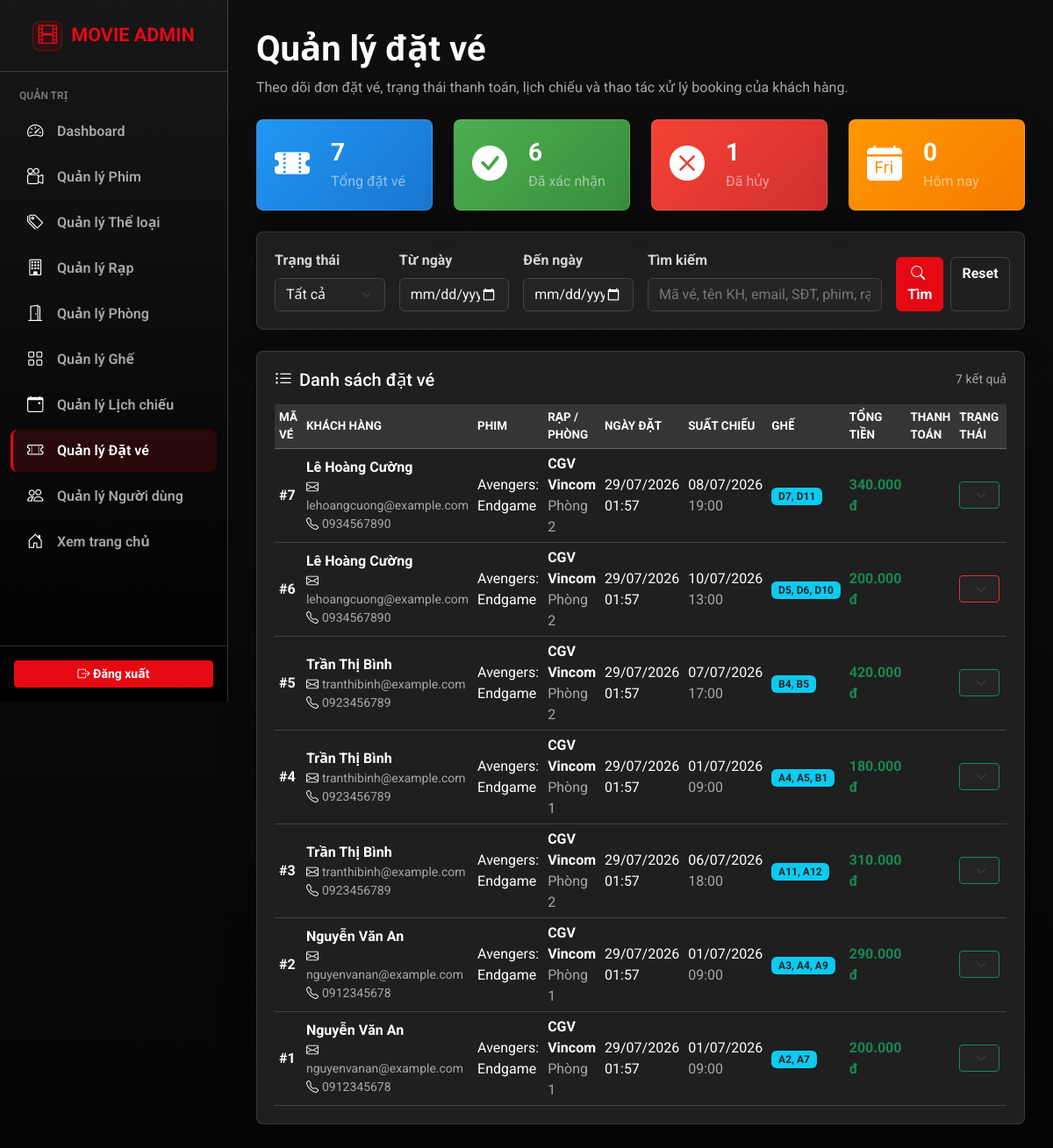
The app's page /frontend/admin/manage_booking.php (signed in) with its own data.
### tables this page shows
CREATE TABLE bookings
(
    id                INT PRIMARY KEY AUTO_INCREMENT,
    user_id           INT            NOT NULL,
    total_price       DECIMAL(10, 2) NOT NULL,
    payment_method_id ENUM ('momo', 'vnpay', 'bank_transfer'),
    status            ENUM ('pending', 'paid', 'canceled') DEFAULT 'pending',
    created_at        TIMESTAMP                            DEFAULT CURRENT_TIMESTAMP,
    updated_at        TIMESTAMP                            DEFAULT CURRENT_TIMESTAMP ON UPDATE CURRENT_TIMESTAMP,
    FOREIGN KEY (user_id) REFERENCES users (id) ON DELETE CASCADE,
    INDEX idx_status (status)
);

CREATE TABLE users
(
    id             INT PRIMARY KEY AUTO_INCREMENT,
    first_name     VARCHAR(50)  NOT NULL,
    last_name      VARCHAR(50)  NOT NULL,
    email          VARCHAR(100) NOT NULL UNIQUE,
    password       VARCHAR(255) NOT NULL,
    phone          VARCHAR(20)  NOT NULL UNIQUE,
    birth_date     DATE         NULL,
    role           ENUM ('admin', 'user') DEFAULT 'user',
    remember_token VARCHAR(100) NULL,
    created_at     TIMESTAMP              DEFAULT CURRENT_TIMESTAMP,
    updated_at     TIMESTAMP              DEFAULT CURRENT_TIMESTAMP ON UPDATE CURRENT_TIMESTAMP
);

### frontend/admin/manage_booking.php (the view, shortened to what the rows shown need)
<?php
require_once '../../backend/app/init.php';
require_once 'admin_header.php';
require_once 'admin_sidebar.php';
$controller = new BookingController();
$filters = [
    'status' => $_GET['status'] ?? '',
    'from_date' => $_GET['from_date'] ?? '',
    'to_date' => $_GET['to_date'] ?? '',
    'search' => $_GET['search'] ?? ''
];
$bookings = $controller->getAdminBookings($filters);
$queryParams = array_filter($filters, function ($value) {
    return trim((string)$value) !== '';
});
$formAction = 'manage_booking.php' . (!empty($queryParams) ? '?' . http_build_query($queryParams) : '');
?>
<div class="container-fluid admin-booking-page">
    <div class="admin-page-header d-flex flex-column flex-lg-row justify-content-between align-items-start gap-3 mb-4">
        <div>
            <h1 class="mb-0 text-white fw-bold">Quản lý đặt vé</h1>
        </div>
    </div>
    <div class="admin-card">
        <div class="table-responsive">
            <table class="table table-hover table-sm admin-table admin-booking-table align-middle mb-0">
                <thead>
                    <tr>
                        <th>Mã vé</th>
                        <th>Khách hàng</th>
                        <th>Phim</th>
                        <th>Rạp / Phòng</th>
                        <th>Ngày đặt</th>
                        <th>Suất chiếu</th>
                        <th>Ghế</th>
                        <th>Tổng tiền</th>
                        <th>Thanh toán</th>
                        <th>Trạng thái</th>
                        <th class="text-center">Thao tác</th>
                    </tr>
                </thead>
                <tbody>
                    <?php if (empty($bookings)): ?>
                        <tr>
                            <td colspan="11">
                                <div class="admin-empty d-flex align-items-center justify-content-center gap-2">
                                    <i class="bi bi-ticket-perforated"></i>
                                    <span>Không tìm thấy booking phù hợp.</span>
                                </div>
                            </td>
                        </tr>
                    <?php else: ?>
                        <?php foreach ($bookings as $booking): ?>
                            <tr>
                                <td><strong>#<?= (int)$booking['id'] ?></strong></td>
                                <td>
                                    <div class="fw-bold text-white">
                                        <?= htmlspecialchars(trim($booking['first_name'] . ' ' . $booking['last_name'])) ?>
                                    </div>
                                    <div class="text-muted small">
                                        <i class="bi bi-envelope me-1"></i><?= htmlspecialchars($booking['email']) ?>
                                    </div>
                                    <div class="text-muted small">
                                        <i class="bi bi-telephone me-1"></i><?= htmlspecialchars($booking['phone']) ?>
                                    </div>
                                </td>
                                <td><?= htmlspecialchars($booking['movie_title'] ?: 'Chưa có dữ liệu') ?></td>
                                <td>
                                    <strong><?= htmlspecialchars($booking['theatre_name'] ?: 'Chưa có dữ liệu') ?></strong>
                                    <br><span class="text-muted"><?= htmlspecialchars($booking['room_name'] ?: 'Chưa có dữ liệu') ?></span>
                                </td>
                                <td><?= bookingAdminFormatDateTime($booking['created_at']) ?></td>
                                <td>
                                    <?= bookingAdminFormatDate($booking['show_date']) ?>
                                    <br><span class="text-muted"><?= bookingAdminFormatTime($booking['start_time']) ?></span>
                                </td>
                                <td>
                                    <span class="badge bg-info text-dark"><?= htmlspecialchars($booking['seats'] ?: 'N/A') ?></span>
                                </td>
                                <td><strong class="text-success"><?= number_format((float)$booking['total_price'], 0, ',', '.') ?> đ</strong></td>
                                <td><?= htmlspecialchars(bookingAdminPaymentLabel($booking['payment_method'])) ?></td>
                                <td>
                                    <form action="<?= htmlspecialchars($formAction) ?>" method="POST" class="m-0">
                                        <select name="status" class="form-select form-select-sm admin-booking-status-select <?= bookingAdminStatusSelectClass($booking['status']) ?>" onchange="this.form.submit()" aria-label="Cập nhật trạng thái booking #<?= (int)$booking['id'] ?>">
                                            <option value="paid" <?= ($booking['status'] === 'paid') ? 'selected' : '' ?>>Đã xác nhận</option>
                                            <option value="canceled" <?= ($booking['status'] === 'canceled') ? 'selected' : '' ?>>Đã hủy</option>
                                        </select>
                                    </form>
                                </td>
                                <td class="text-center">
                                </td>
                            </tr>
                        <?php endforeach; ?>
                    <?php endif; ?>
                </tbody>
            </table>
        </div>
    </div>
</div>
<?php
function bookingAdminPaymentLabel($paymentMethod) {
    $labels = [
        'cash' => 'Tiền mặt',
        'momo' => 'MoMo',
        'vnpay' => 'VNPay',
        'bank_transfer' => 'Chuyển khoản'
    ];
    return $labels[$paymentMethod] ?? $paymentMethod;
}
function bookingAdminStatusSelectClass($status) {
    if ($status === 'paid') {
        return 'border-success';
    }
    if ($status === 'canceled') {
        return 'border-danger';
    }
    return 'border-warning';
}
function bookingAdminFormatDateTime($value) {
    return date('d/m/Y H:i', strtotime($value));
}
function bookingAdminFormatDate($value) {
    return date('d/m/Y', strtotime($value));
}
function bookingAdminFormatTime($value) {
    return date('H:i', strtotime($value));
}
require_once 'admin_footer.php';
?>

### records on screen
bookings: id "7", user.last_name "Lê Hoàng Cường", user.email "lehoangcuong@example.com", user.phone "0934567890", movie_title "Avengers: Endgame", theatre_name "CGV Vincom", room_name "Phòng 2", created_at "29/07/2026 01:57", show_date "08/07/2026", start_time "19:00", seats "D7, D11", total_price "340.000", status "Đã xác nhận"
bookings: id "6", user.last_name "Lê Hoàng Cường", user.email "lehoangcuong@example.com", user.phone "0934567890", movie_title "Avengers: Endgame", theatre_name "CGV Vincom", room_name "Phòng 2", created_at "29/07/2026 01:57", show_date "10/07/2026", start_time "13:00", seats "D5, D6, D10", total_price "200.000", status "Đã hủy"
bookings: id "5", user.last_name "Trần Thị Bình", user.email "tranthibinh@example.com", user.phone "0923456789", movie_title "Avengers: Endgame", theatre_name "CGV Vincom", room_name "Phòng 2", created_at "29/07/2026 01:57", show_date "07/07/2026", start_time "17:00", seats "B4, B5", total_price "420.000", status "Đã xác nhận"
bookings: id "4", user.last_name "Trần Thị Bình", user.email "tranthibinh@example.com", user.phone "0923456789", movie_title "Avengers: Endgame", theatre_name "CGV Vincom", room_name "Phòng 1", created_at "29/07/2026 01:57", show_date "01/07/2026", start_time "09:00", seats "A4, A5, B1", total_price "180.000", status "Đã xác nhận"
bookings: id "3", user.last_name "Trần Thị Bình", user.email "tranthibinh@example.com", user.phone "0923456789", movie_title "Avengers: Endgame", theatre_name "CGV Vincom", room_name "Phòng 2", created_at "29/07/2026 01:57", show_date "06/07/2026", start_time "18:00", seats "A11, A12", total_price "310.000", status "Đã xác nhận"
bookings: id "2", user.last_name "Nguyễn Văn An", user.email "nguyenvanan@example.com", user.phone "0912345678", movie_title "Avengers: Endgame", theatre_name "CGV Vincom", room_name "Phòng 1", created_at "29/07/2026 01:57", show_date "01/07/2026", start_time "09:00", seats "A3, A4, A9", total_price "290.000", status "Đã xác nhận"
bookings: id "1", user.last_name "Nguyễn Văn An", user.email "nguyenvanan@example.com", user.phone "0912345678", movie_title "Avengers: Endgame", theatre_name "CGV Vincom", room_name "Phòng 1", created_at "29/07/2026 01:57", show_date "01/07/2026", start_time "09:00", seats "A2, A7", total_price "200.000", status "Đã xác nhận"

### other values on screen
$stats['total'] "7"
$stats['paid'] "6"
$stats['canceled'] "1"
$stats['today'] "0"
count($bookings) "7"
